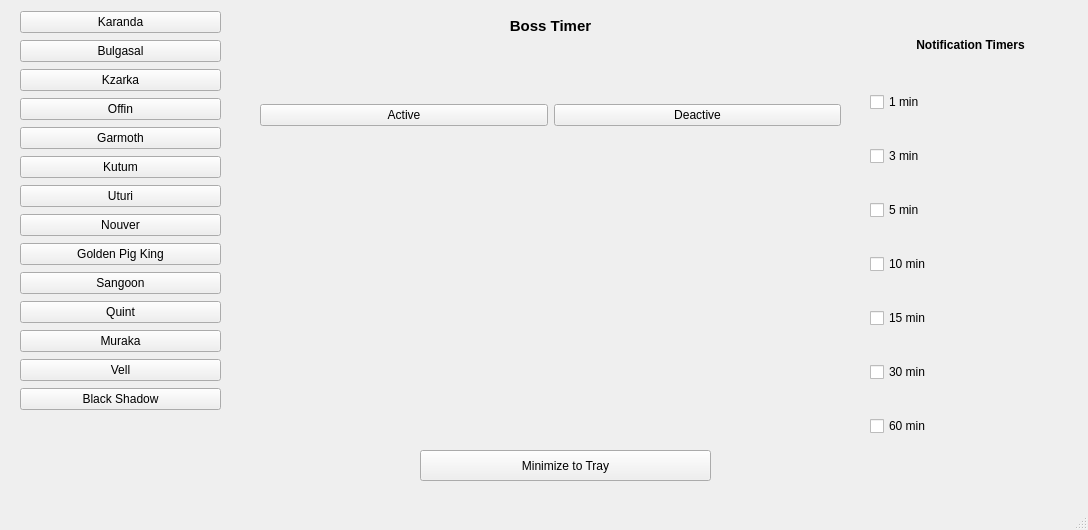
<?xml version="1.0" encoding="UTF-8"?>
<ui version="4.0">
 <class>main_window</class>
 <widget class="QMainWindow" name="main_window">
  <property name="geometry">
   <rect>
    <x>0</x>
    <y>0</y>
    <width>1088</width>
    <height>530</height>
   </rect>
  </property>
  <property name="windowTitle">
   <string>Boss Bildirim Uygulaması</string>
  </property>
  <widget class="QWidget" name="centralwidget">
   <widget class="QLabel" name="title_label">
    <property name="geometry">
     <rect>
      <x>450</x>
      <y>0</y>
      <width>201</width>
      <height>51</height>
     </rect>
    </property>
    <property name="font">
     <font>
      <pointsize>11</pointsize>
      <weight>75</weight>
      <bold>true</bold>
     </font>
    </property>
    <property name="text">
     <string>Boss Timer</string>
    </property>
    <property name="alignment">
     <set>Qt::AlignCenter</set>
    </property>
   </widget>
   <widget class="QWidget" name="verticalLayoutWidget">
    <property name="geometry">
     <rect>
      <x>20</x>
      <y>10</y>
      <width>201</width>
      <height>402</height>
     </rect>
    </property>
    <layout class="QVBoxLayout" name="verticalLayout">
     <item>
      <widget class="QPushButton" name="karanda_btn">
       <property name="text">
        <string>Karanda</string>
       </property>
      </widget>
     </item>
     <item>
      <widget class="QPushButton" name="bulgasal_btn">
       <property name="text">
        <string>Bulgasal</string>
       </property>
      </widget>
     </item>
     <item>
      <widget class="QPushButton" name="kzarka_btn">
       <property name="text">
        <string>Kzarka</string>
       </property>
      </widget>
     </item>
     <item>
      <widget class="QPushButton" name="offin_btn">
       <property name="text">
        <string>Offin</string>
       </property>
      </widget>
     </item>
     <item>
      <widget class="QPushButton" name="garmoth_btn">
       <property name="text">
        <string>Garmoth</string>
       </property>
      </widget>
     </item>
     <item>
      <widget class="QPushButton" name="kutum_btn">
       <property name="text">
        <string>Kutum</string>
       </property>
      </widget>
     </item>
     <item>
      <widget class="QPushButton" name="uturi_btn">
       <property name="text">
        <string>Uturi</string>
       </property>
      </widget>
     </item>
     <item>
      <widget class="QPushButton" name="nouver_btn">
       <property name="text">
        <string>Nouver</string>
       </property>
      </widget>
     </item>
     <item>
      <widget class="QPushButton" name="golden_pig_king_btn">
       <property name="text">
        <string>Golden Pig King</string>
       </property>
      </widget>
     </item>
     <item>
      <widget class="QPushButton" name="sangoon_btn">
       <property name="text">
        <string>Sangoon</string>
       </property>
      </widget>
     </item>
     <item>
      <widget class="QPushButton" name="quint_btn">
       <property name="text">
        <string>Quint</string>
       </property>
      </widget>
     </item>
     <item>
      <widget class="QPushButton" name="muraka_btn">
       <property name="text">
        <string>Muraka</string>
       </property>
      </widget>
     </item>
     <item>
      <widget class="QPushButton" name="vell_btn">
       <property name="text">
        <string>Vell</string>
       </property>
      </widget>
     </item>
     <item>
      <widget class="QPushButton" name="black_shadow_btn">
       <property name="text">
        <string>Black Shadow</string>
       </property>
      </widget>
     </item>
    </layout>
   </widget>
   <widget class="QWidget" name="verticalLayoutWidget_3">
    <property name="geometry">
     <rect>
      <x>870</x>
      <y>10</y>
      <width>201</width>
      <height>461</height>
     </rect>
    </property>
    <layout class="QVBoxLayout" name="verticalLayout_3">
     <item>
      <widget class="QLabel" name="label">
       <property name="enabled">
        <bool>true</bool>
       </property>
       <property name="maximumSize">
        <size>
         <width>16777215</width>
         <height>20</height>
        </size>
       </property>
       <property name="font">
        <font>
         <weight>75</weight>
         <bold>true</bold>
        </font>
       </property>
       <property name="text">
        <string>Notification Timers</string>
       </property>
       <property name="alignment">
        <set>Qt::AlignHCenter|Qt::AlignTop</set>
       </property>
      </widget>
     </item>
     <item>
      <widget class="QCheckBox" name="chk_1min">
       <property name="text">
        <string>1 min</string>
       </property>
      </widget>
     </item>
     <item>
      <widget class="QCheckBox" name="chk_3min">
       <property name="text">
        <string>3 min</string>
       </property>
      </widget>
     </item>
     <item>
      <widget class="QCheckBox" name="chk_5min">
       <property name="text">
        <string>5 min</string>
       </property>
      </widget>
     </item>
     <item>
      <widget class="QCheckBox" name="chk_10min">
       <property name="text">
        <string>10 min</string>
       </property>
      </widget>
     </item>
     <item>
      <widget class="QCheckBox" name="chk_15min">
       <property name="text">
        <string>15 min</string>
       </property>
      </widget>
     </item>
     <item>
      <widget class="QCheckBox" name="chk_30min">
       <property name="text">
        <string>30 min</string>
       </property>
      </widget>
     </item>
     <item>
      <widget class="QCheckBox" name="chk_60min">
       <property name="text">
        <string>60 min</string>
       </property>
      </widget>
     </item>
    </layout>
   </widget>
   <widget class="QWidget" name="horizontalLayoutWidget">
    <property name="geometry">
     <rect>
      <x>260</x>
      <y>60</y>
      <width>581</width>
      <height>111</height>
     </rect>
    </property>
    <layout class="QHBoxLayout" name="horizontalLayout">
     <item>
      <widget class="QPushButton" name="start_btn">
       <property name="text">
        <string>Active</string>
       </property>
      </widget>
     </item>
     <item>
      <widget class="QPushButton" name="stop_btn">
       <property name="text">
        <string>Deactive</string>
       </property>
      </widget>
     </item>
    </layout>
   </widget>
   <widget class="QLabel" name="status_label">
    <property name="geometry">
     <rect>
      <x>260</x>
      <y>180</y>
      <width>581</width>
      <height>201</height>
     </rect>
    </property>
    <property name="text">
     <string/>
    </property>
   </widget>
   <widget class="QPushButton" name="minimize_to_tray_btn">
    <property name="geometry">
     <rect>
      <x>420</x>
      <y>450</y>
      <width>291</width>
      <height>31</height>
     </rect>
    </property>
    <property name="text">
     <string>Minimize to Tray</string>
    </property>
   </widget>
  </widget>
  <widget class="QMenuBar" name="menubar">
   <property name="geometry">
    <rect>
     <x>0</x>
     <y>0</y>
     <width>1088</width>
     <height>21</height>
    </rect>
   </property>
  </widget>
  <widget class="QStatusBar" name="statusbar"/>
 </widget>
 <resources/>
 <connections/>
</ui>
